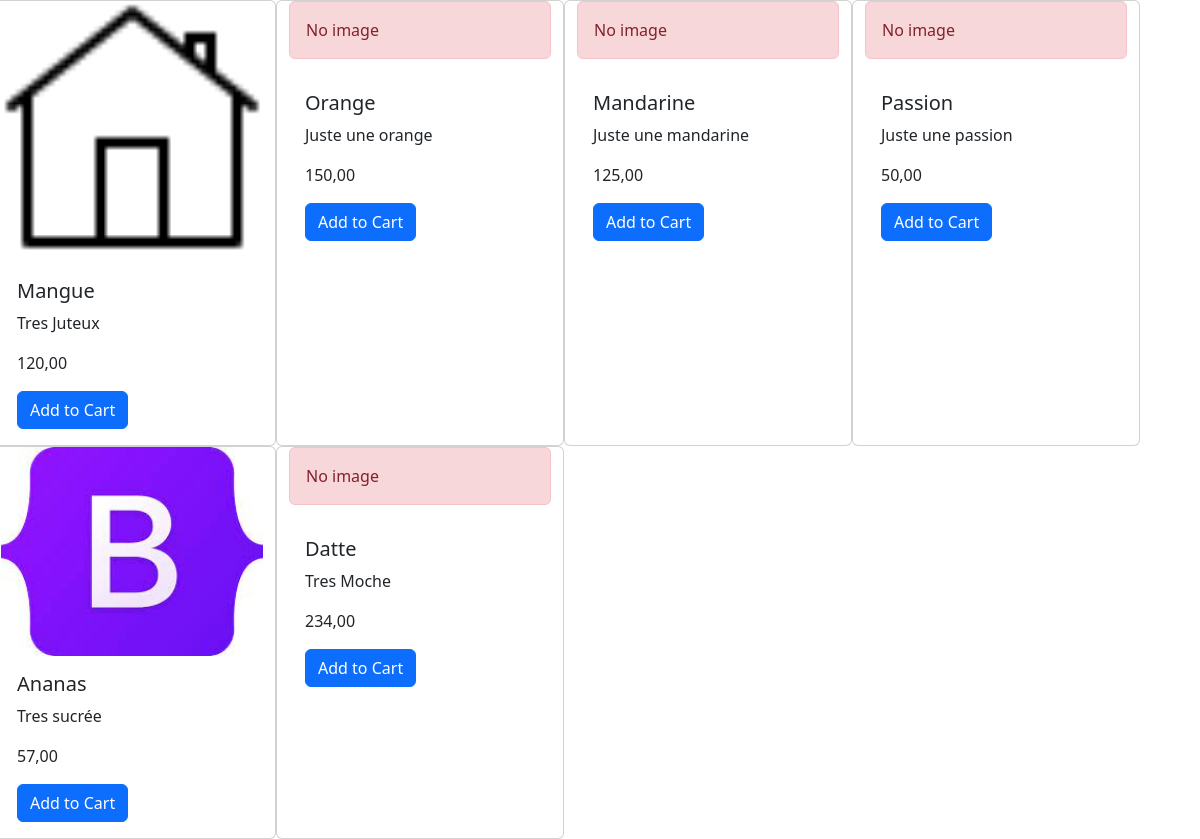
Screenshot of /products/list with the database file from the repository.
### products/models.py (models this page shows, shortened)
class Product(models.Model):
    name = models.CharField(max_length=255)
    price = models.DecimalField(decimal_places=2, max_digits=10)
    description = models.TextField()
    image = models.ImageField(upload_to='products/images', blank=True, null=True)
    is_available = models.BooleanField(default=True)
    slug = models.SlugField(null=True, blank=True)
    class Meta:
        verbose_name = 'Product'
        verbose_name_plural = 'Products'

### products/views.py (the view)
# urls.py: path('products/list', views.product_list, name='list'),
def product_list(request):
    products = Product.objects.all()
    context = {'products':products}
    return render(request, 'products/list.html', context)

### products/templates/products/list.html (shortened to what this page needs)
{% load static %}
<html lang="en">
<head>
    <link rel="stylesheet" href="https://cdn.jsdelivr.net/npm/bootstrap@5.2.3/dist/css/bootstrap.min.css">
</head>
<body>
    <div class="row">
        {% for product in products  %}
        <div class="card" style="width: 18rem;">
            {% if product.image %}
            <img src="{{product.image.url}}" class="card-img-top" alt="{{product.name}}">
            {% else %}
            <p class=" alert alert-danger">No image</p>
            {% endif %}
            <div class="card-body">
              <h5 class="card-title">{{product.name}}</h5>
              <p class="card-text">{{product.description}}</p>
              <p class="card-text">{{product.price}}</p>
              <a href="#" class="btn btn-primary">Add to Cart</a>
            </div>
          </div>
        {% endfor %}
    </div>
</body>
</html>

### rows the page displays
Product: image (picture), name "Mangue", description "Tres Juteux", price "120,00"
Product: shows "No image", name "Orange", description "Juste une orange", price "150,00"
Product: shows "No image", name "Mandarine", description "Juste une mandarine", price "125,00"
Product: shows "No image", name "Passion", description "Juste une passion", price "50,00"
Product: image (picture), name "Ananas", description "Tres sucrée", price "57,00"
Product: image "No image", name "Datte", description "Tres Moche", price "234,00"
